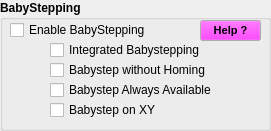
    <widget class="QGroupBox" name="groupBox_16">
     <property name="geometry">
      <rect>
       <x>10</x>
       <y>310</y>
       <width>271</width>
       <height>131</height>
      </rect>
     </property>
     <property name="font">
      <font>
       <pointsize>9</pointsize>
       <weight>75</weight>
       <bold>true</bold>
      </font>
     </property>
     <property name="title">
      <string>BabyStepping</string>
     </property>
     <widget class="QCheckBox" name="BabyStepping">
      <property name="geometry">
       <rect>
        <x>10</x>
        <y>20</y>
        <width>251</width>
        <height>20</height>
       </rect>
      </property>
      <property name="font">
       <font>
        <pointsize>9</pointsize>
        <weight>50</weight>
        <bold>false</bold>
       </font>
      </property>
      <property name="toolTip">
       <string/>
      </property>
      <property name="text">
       <string>Enable BabyStepping</string>
      </property>
     </widget>
     <widget class="QCheckBox" name="IntiBabyStepping">
      <property name="geometry">
       <rect>
        <x>50</x>
        <y>40</y>
        <width>211</width>
        <height>20</height>
       </rect>
      </property>
      <property name="font">
       <font>
        <pointsize>9</pointsize>
        <weight>50</weight>
        <bold>false</bold>
       </font>
      </property>
      <property name="toolTip">
       <string>&lt;html&gt;&lt;head/&gt;&lt;body&gt;&lt;p&gt;&lt;br/&gt;&lt;/p&gt;&lt;/body&gt;&lt;/html&gt;</string>
      </property>
      <property name="text">
       <string>Integrated Babystepping</string>
      </property>
     </widget>
     <widget class="QCheckBox" name="BabyStepWOHome">
      <property name="geometry">
       <rect>
        <x>50</x>
        <y>60</y>
        <width>211</width>
        <height>20</height>
       </rect>
      </property>
      <property name="font">
       <font>
        <pointsize>9</pointsize>
        <weight>50</weight>
        <bold>false</bold>
       </font>
      </property>
      <property name="toolTip">
       <string/>
      </property>
      <property name="text">
       <string>Babystep without Homing</string>
      </property>
     </widget>
     <widget class="QCheckBox" name="BabyStepAlwAvail">
      <property name="geometry">
       <rect>
        <x>50</x>
        <y>80</y>
        <width>211</width>
        <height>20</height>
       </rect>
      </property>
      <property name="font">
       <font>
        <pointsize>9</pointsize>
        <weight>50</weight>
        <bold>false</bold>
       </font>
      </property>
      <property name="toolTip">
       <string/>
      </property>
      <property name="text">
       <string>Babystep Always Available</string>
      </property>
     </widget>
     <widget class="QCheckBox" name="BabyStepXY">
      <property name="geometry">
       <rect>
        <x>50</x>
        <y>100</y>
        <width>211</width>
        <height>20</height>
       </rect>
      </property>
      <property name="font">
       <font>
        <pointsize>9</pointsize>
        <weight>50</weight>
        <bold>false</bold>
       </font>
      </property>
      <property name="toolTip">
       <string>&lt;html&gt;&lt;head/&gt;&lt;body&gt;&lt;p&gt;&lt;span style=&quot; font-size:9pt;&quot;&gt;Also enable X/Y Babystepping.&lt;/span&gt;&lt;/p&gt;&lt;p&gt;&lt;span style=&quot; font-size:9pt;&quot;&gt;Not supported on DELTA!&lt;/span&gt;&lt;/p&gt;&lt;/body&gt;&lt;/html&gt;</string>
      </property>
      <property name="text">
       <string>Babystep on XY</string>
      </property>
     </widget>
     <widget class="QPushButton" name="BaStepHelpBtn">
      <property name="geometry">
       <rect>
        <x>200</x>
        <y>20</y>
        <width>61</width>
        <height>21</height>
       </rect>
      </property>
      <property name="palette">
       <palette>
        <active>
         <colorrole role="Button">
          <brush brushstyle="SolidPattern">
           <color alpha="255">
            <red>255</red>
            <green>0</green>
            <blue>255</blue>
           </color>
          </brush>
         </colorrole>
        </active>
        <inactive>
         <colorrole role="Button">
          <brush brushstyle="SolidPattern">
           <color alpha="255">
            <red>255</red>
            <green>0</green>
            <blue>255</blue>
           </color>
          </brush>
         </colorrole>
        </inactive>
        <disabled>
         <colorrole role="Button">
          <brush brushstyle="SolidPattern">
           <color alpha="255">
            <red>255</red>
            <green>0</green>
            <blue>255</blue>
           </color>
          </brush>
         </colorrole>
        </disabled>
       </palette>
      </property>
      <property name="font">
       <font>
        <pointsize>8</pointsize>
        <weight>75</weight>
        <bold>true</bold>
       </font>
      </property>
      <property name="text">
       <string>Help ?</string>
      </property>
      <property name="checkable">
       <bool>false</bool>
      </property>
      <property name="flat">
       <bool>false</bool>
      </property>
     </widget>
    </widget>
